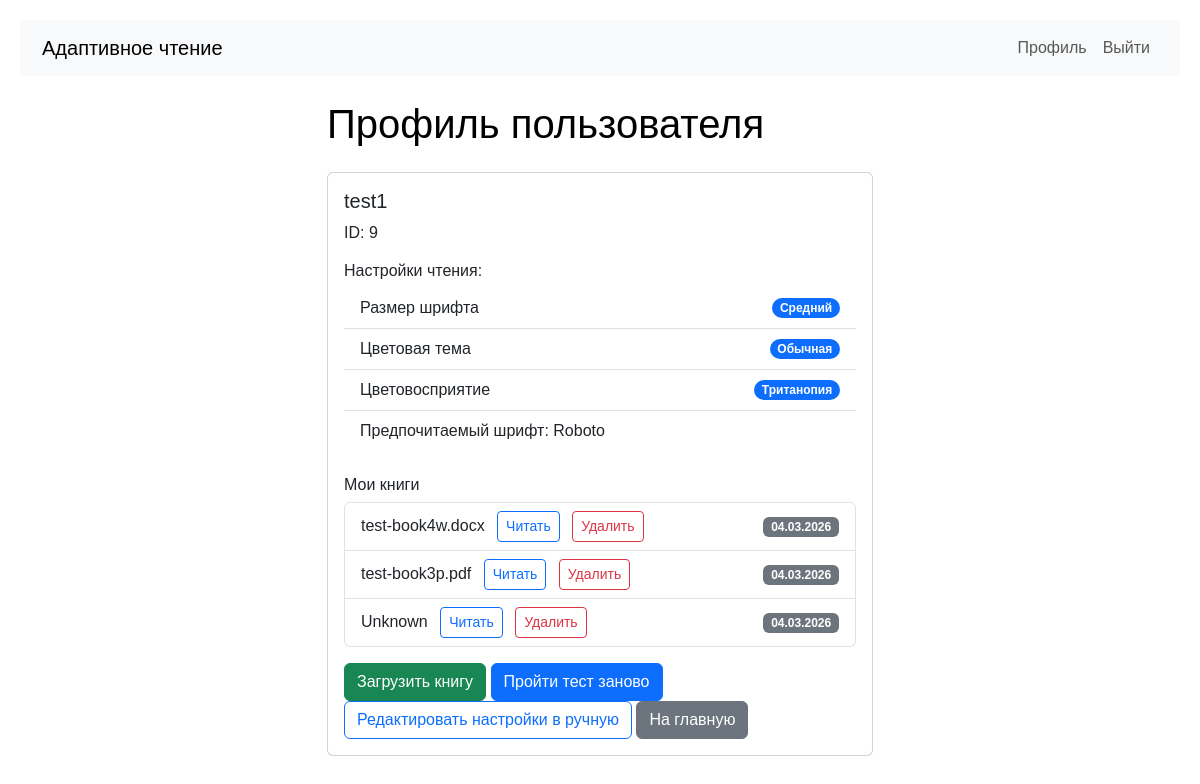
The page /profile/9 (signed in) on the database as committed earlier.
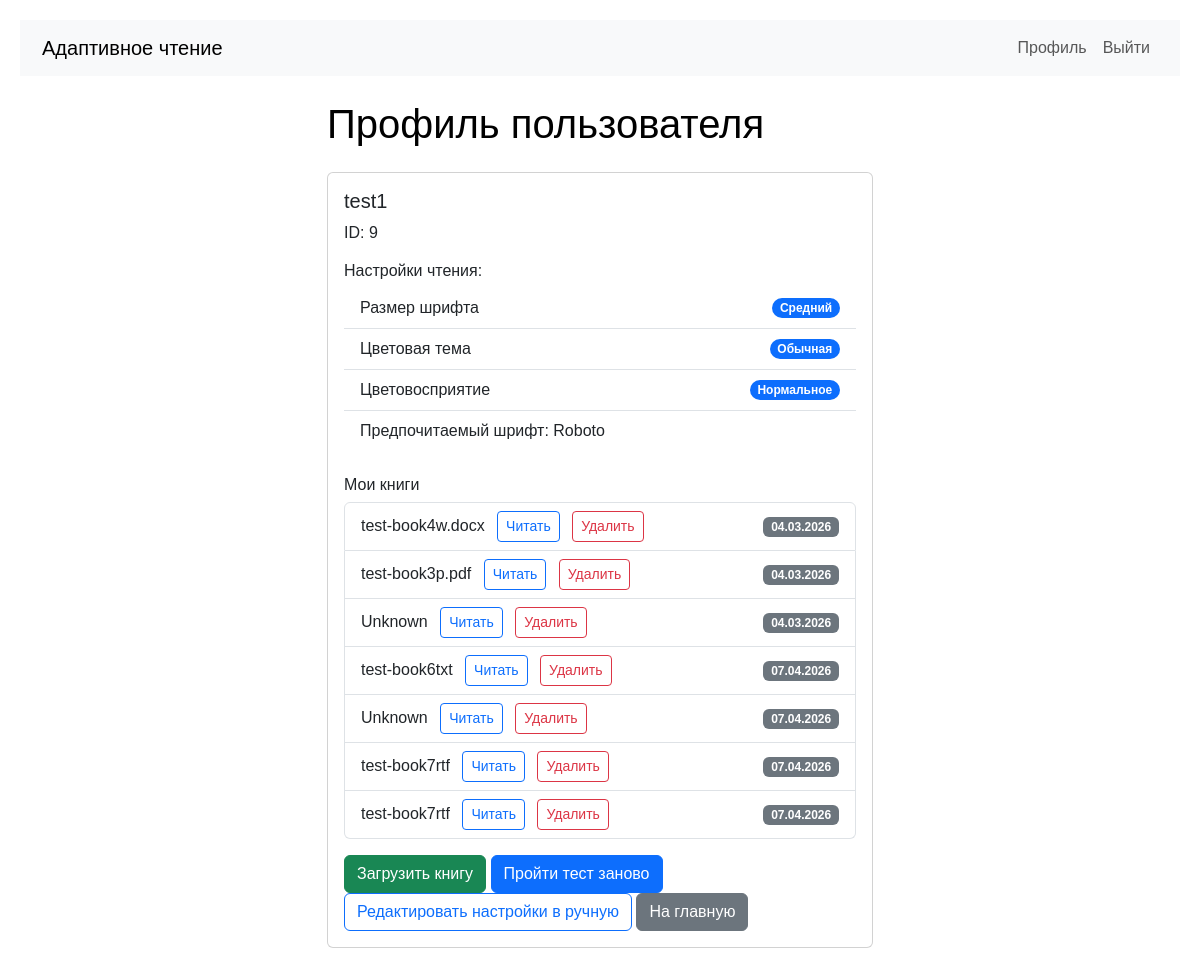
The same page on the database as committed later.
### app.py (models this page shows, shortened)
class User(db.Model):
    id = db.Column(db.Integer, primary_key=True)
    username = db.Column(db.String(80), unique=True, nullable=False, default='user1')
    password_hash = db.Column(db.String(200))
    contrast = db.Column(db.String(20))       # 'high', 'medium', 'low'
    color_vision = db.Column(db.String(20))   # 'normal', 'deutan', 'protan', 'tritan'
    font_pref = db.Column(db.String(20))      # 'small', 'medium', 'large'
    theme_pref = db.Column(db.String(20))     # 'light', 'dark', 'sepia', 'high_contrast'
    line_height = db.Column(db.String(20), default='normal')      # 'normal' или 'large'
    color_blindness_type = db.Column(db.String(20), default='none')   # 'none', 'protanopia', 'deuteranopia', 'tritanopia'
    has_dyslexia = db.Column(db.Boolean, default=False)
    light_sensitivity_level = db.Column(db.String(20), default='low')   # 'low', 'medium', 'high'
    preferred_font = db.Column(db.String(50), default='Roboto')   # новое поле
    created_at = db.Column(db.DateTime, default=datetime.utcnow)

class Book(db.Model):
    id = db.Column(db.Integer, primary_key=True)
    user_id = db.Column(db.Integer, db.ForeignKey('user.id'), nullable=False)
    filename = db.Column(db.String(200), nullable=False)
    file_path = db.Column(db.String(300), nullable=False)
    extracted_html_path = db.Column(db.String(300))  # путь к сгенерированному HTML
    title = db.Column(db.String(200))  # будет извлечено из метаданных
    uploaded_at = db.Column(db.DateTime, default=datetime.utcnow)
    user = db.relationship('User', backref=db.backref('books', lazy=True))

### app.py (the view)
@app.route('/profile/<int:user_id>')
def profile(user_id):
    if 'user_id' not in session:
        return redirect(url_for('login'))
    if session['user_id'] != user_id:
        return "Доступ запрещён", 403
    user = User.query.get_or_404(user_id)
    return render_template('profile.html', user=user)

### app.py (called while the page is built)
@app.context_processor
def inject_user():
    return dict(session=session)

### templates/profile.html
{% extends "base.html" %}
{% block content %}
<div class="row">
    <div class="col-md-6 offset-md-3">
        <h1 class="mb-4">Профиль пользователя</h1>
        <div class="card">
            <div class="card-body">
                <h5 class="card-title">{{ user.username }}</h5>
                <p class="card-text">ID: {{ user.id }}</p>
                <h6 class="mt-3">Настройки чтения:</h6>
                <ul class="list-group list-group-flush">
                    <li class="list-group-item d-flex justify-content-between align-items-center">
                        Размер шрифта
                        <span class="badge bg-primary rounded-pill">
                            {% if user.font_pref == 'small' %}Мелкий
                            {% elif user.font_pref == 'medium' %}Средний
                            {% elif user.font_pref == 'large' %}Крупный
                            {% else %}Не указан{% endif %}
                        </span>
                    </li>
                    <li class="list-group-item d-flex justify-content-between align-items-center">
                        Цветовая тема
                        <span class="badge bg-primary rounded-pill">
                            {% if user.theme_pref == 'normal' %}Обычная
                            {% elif user.theme_pref == 'high' %}Высокий контраст
                            {% elif user.theme_pref == 'dark' %}Тёмная
                            {% elif user.theme_pref == 'sepia' %}Сепия
                            {% else %}Не указана{% endif %}
                        </span>
                    </li>
                    <li class="list-group-item d-flex justify-content-between align-items-center">
                        Цветовосприятие
                        <span class="badge bg-primary rounded-pill">
                            {% if user.color_vision == 'normal' %}Нормальное
                            {% elif user.color_vision == 'deutan' %}Дейтеранопия
                            {% elif user.color_vision == 'protan' %}Протанопия
                            {% elif user.color_vision == 'tritan' %}Тританопия
                            {% else %}Не указано{% endif %}
                        </span>
                    </li>
                    <li class="list-group-item">Предпочитаемый шрифт: {{ user.preferred_font }}</li>
                </ul>
                <h6 class="mt-4">Мои книги</h6>
                {% if user.books %}
                <ul class="list-group">
                    {% for book in user.books %}
                    <li class="list-group-item d-flex justify-content-between align-items-center">
                        <div>
                            {{ book.title }}
                            {% if book.extracted_html_path %}
                                <a href="/read/{{ book.id }}" class="btn btn-sm btn-outline-primary ms-2">Читать</a>
                            {% else %}
                                <span class="badge bg-warning text-dark ms-2">HTML не готов</span>
                            {% endif %}
                            <form action="{{ url_for('delete_book', book_id=book.id) }}" method="POST" style="display: inline;" onsubmit="return confirm('Удалить книгу? Это действие нельзя отменить.');">
                                <button type="submit" class="btn btn-sm btn-outline-danger ms-2">Удалить</button>
                            </form>
                        </div>
                        <span class="badge bg-secondary">{{ book.uploaded_at.strftime('%d.%m.%Y') }}</span>
                    </li>
                    {% endfor %}
                </ul>
                {% else %}
                <p>У вас пока нет загруженных книг.</p>
                {% endif %}
                <div class="mt-3">
                    <a href="/upload/{{ user.id }}" class="btn btn-success">Загрузить книгу</a>
                    <a href="/test" class="btn btn-primary">Пройти тест заново</a>
                    <a href="{{ url_for('edit_profile') }}" class="btn btn-outline-primary">Редактировать настройки в ручную</a>
                    <a href="/" class="btn btn-secondary">На главную</a>
                </div>
            </div>
        </div>
    </div>
</div>
{% endblock %}

### templates/base.html (shortened to what this page needs)
<!doctype html>
<html lang="ru">
<head>
    <link href="https://cdn.jsdelivr.net/npm/bootstrap@5.3.0/dist/css/bootstrap.min.css" rel="stylesheet">
    <link rel="stylesheet" href="{{ url_for('static', filename='css/reader.css') }}">
</head>
<body {% block body_attributes %}{% endblock %}>
    <nav class="navbar navbar-expand-lg bg-light mb-4">
        <div class="container">
            <a class="navbar-brand" href="/">Адаптивное чтение</a>
            <div class="collapse navbar-collapse">
                <ul class="navbar-nav ms-auto">
                    {% if session.user_id %}
                        <li class="nav-item">
                            <a class="nav-link" href="/profile/{{ session.user_id }}">Профиль</a>
                        </li>
                        <li class="nav-item">
                            <a class="nav-link" href="/logout">Выйти</a>
                        </li>
                    {% endif %}
                </ul>
            </div>
        </div>
    </nav>
    <div class="container mt-4">
        {% block content %}{% endblock %}
    </div>
</body>
</html>

### static/css/reader.css (style rules this page uses)
body { font-family: Arial, sans-serif; font-size: 16px; line-height: 1.5; color: #000; background-color: #fff; transition: all 0.2s ease; padding: 20px; }
body { --text-contrast: 1; --bg-brightness: 1; --line-width: 66ch; }

Rows that differ between the two databases and show on the page:
added Book: title "test-book6txt", uploaded_at "07.04.2026"
added Book: title "Unknown", uploaded_at "07.04.2026"
added Book: title "test-book7rtf", uploaded_at "07.04.2026"
added Book: title "test-book7rtf", uploaded_at "07.04.2026"
Other text that changed with them:
text no longer shown: "Тританопия"
text now shown: "Нормальное"
